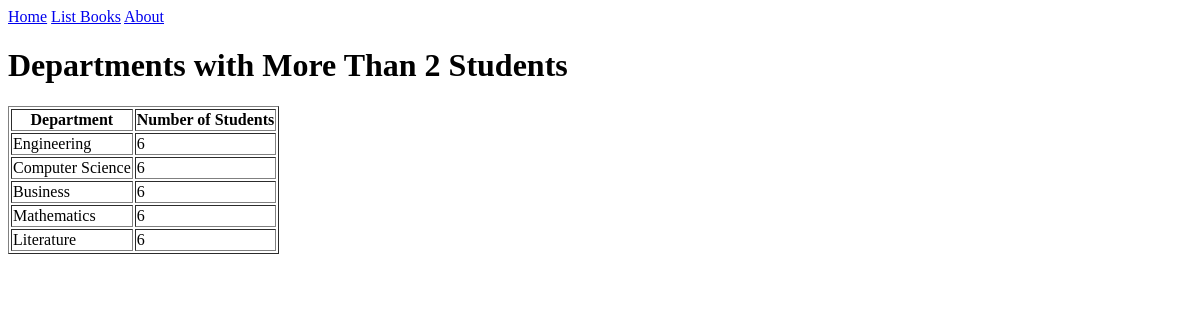
Screenshot of /books/lab9/task4 with the database file from the repository.
### apps/bookmodule/models.py (models this page shows)
class Department(models.Model):
    name = models.CharField(max_length=100)

### apps/bookmodule/views.py (the view)
# urls.py: path('lab9/task4', views.task4_9, name='book.Lab9Task4'),
def task4_9(request):
    departments = Department.objects.annotate(student_count=Count('student1')).filter(student_count__gt=2).order_by('-student_count')
    return render(request, 'bookmodule/task4_9.html',{'departments':departments})

### apps/templates/bookmodule/task4_9.html
{% extends "layouts/base.html" %}
{% block content %}
<body>
    <h1>Departments with More Than 2 Students</h1>
    <table border="1">
        <tr>
            <th>Department</th>
            <th>Number of Students</th>
        </tr>
        {% for dept in departments %}
        <tr>
            <td>{{ dept.name }}</td>
            <td>{{ dept.student_count }}</td>
        </tr>
        {% endfor %}
    </table>
</body>
{% endblock %}

### rows the page displays
Department: name "Engineering", student_count "6"
Department: name "Computer Science", student_count "6"
Department: name "Business", student_count "6"
Department: name "Mathematics", student_count "6"
Department: name "Literature", student_count "6"
